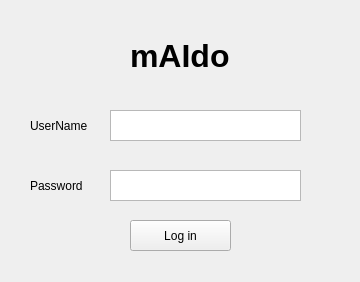
<?xml version="1.0" encoding="UTF-8"?>
<ui version="4.0">
 <class>Form</class>
 <widget class="QWidget" name="Form">
  <property name="geometry">
   <rect>
    <x>0</x>
    <y>0</y>
    <width>360</width>
    <height>282</height>
   </rect>
  </property>
  <property name="windowTitle">
   <string>Form</string>
  </property>
  <widget class="QLabel" name="label">
   <property name="geometry">
    <rect>
     <x>130</x>
     <y>30</y>
     <width>141</width>
     <height>51</height>
    </rect>
   </property>
   <property name="font">
    <font>
     <family>Arial</family>
     <pointsize>24</pointsize>
     <weight>75</weight>
     <bold>true</bold>
    </font>
   </property>
   <property name="text">
    <string>mAIdo     </string>
   </property>
  </widget>
  <widget class="QLabel" name="label_2">
   <property name="geometry">
    <rect>
     <x>30</x>
     <y>110</y>
     <width>81</width>
     <height>31</height>
    </rect>
   </property>
   <property name="text">
    <string>UserName</string>
   </property>
  </widget>
  <widget class="QLabel" name="label_3">
   <property name="geometry">
    <rect>
     <x>30</x>
     <y>170</y>
     <width>71</width>
     <height>31</height>
    </rect>
   </property>
   <property name="text">
    <string>Password</string>
   </property>
  </widget>
  <widget class="QTextEdit" name="UserNameTextEdit">
   <property name="geometry">
    <rect>
     <x>110</x>
     <y>110</y>
     <width>191</width>
     <height>31</height>
    </rect>
   </property>
  </widget>
  <widget class="QTextEdit" name="passWordTextEdit">
   <property name="geometry">
    <rect>
     <x>110</x>
     <y>170</y>
     <width>191</width>
     <height>31</height>
    </rect>
   </property>
  </widget>
  <widget class="QPushButton" name="LoginButton">
   <property name="geometry">
    <rect>
     <x>130</x>
     <y>220</y>
     <width>101</width>
     <height>31</height>
    </rect>
   </property>
   <property name="text">
    <string>Log in</string>
   </property>
  </widget>
 </widget>
 <resources/>
 <connections/>
</ui>
